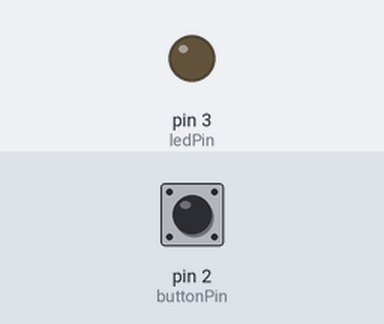
This sketch was run on a simulated Arduino Uno, built with avr-gcc and run on an emulated ATmega328P. On the bench: output pins drawn as LEDs (lit = HIGH). Inputs (shaded band) come from the test bench; at power-on: pin 2 (buttonPin) HIGH.

Above: at 1.2 s.
1.3 s: pin 2 (buttonPin) pulled LOW for 0.15 s
At 1.9 s:
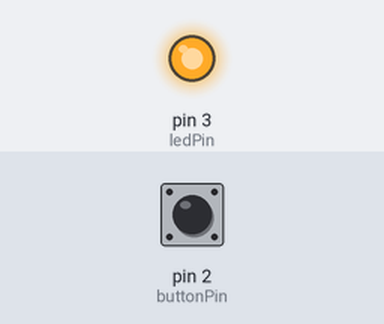
2.9 s: pin 2 (buttonPin) pulled LOW for 1 s
At 4.3 s:
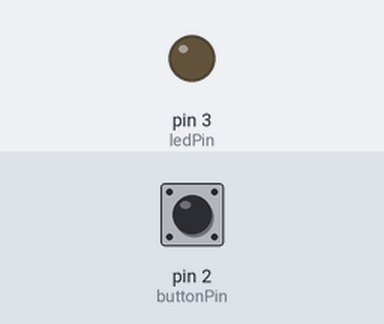
5.4 s: pin 2 (buttonPin) pulled LOW for 3.2 s
At 6.2 s:
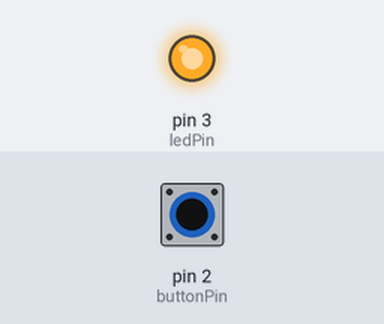
Timing chart, 0 to 8.4 s (numbered marks = the images above; inputs shaded):
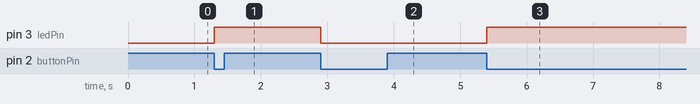

Measured:
- after the input at 1.3 s, pin 3 (ledPin): LOW → HIGH at once
- after the input at 2.9 s, pin 3 (ledPin): HIGH → LOW at once
- after the input at 5.4 s, pin 3 (ledPin): LOW → HIGH at once

The sketch:

button-interrupt.ino
```cpp
const int buttonPin = 2;     // the number of the pushbutton pin
const int ledPin =  3;      // the number of the LED pin

// variables will change:
volatile int buttonState = 0;         // variable for reading the pushbutton status
int led_status = 0;

void setup() {
  // initialize the LED pin as an output:
  pinMode(ledPin, OUTPUT);
  // initialize the pushbutton pin as an input:
  pinMode(buttonPin, INPUT);
  // Attach an interrupt to the ISR vector
  attachInterrupt(0, pin_ISR, FALLING);
}

void loop() {
  delay(2000);
}

void pin_ISR() {
  buttonState = digitalRead(buttonPin);
  if(led_status == 0){
    digitalWrite(ledPin, HIGH);
    led_status = 1;
  }
  else{
    digitalWrite(ledPin, LOW);
    led_status = 0;
  }
}
```
